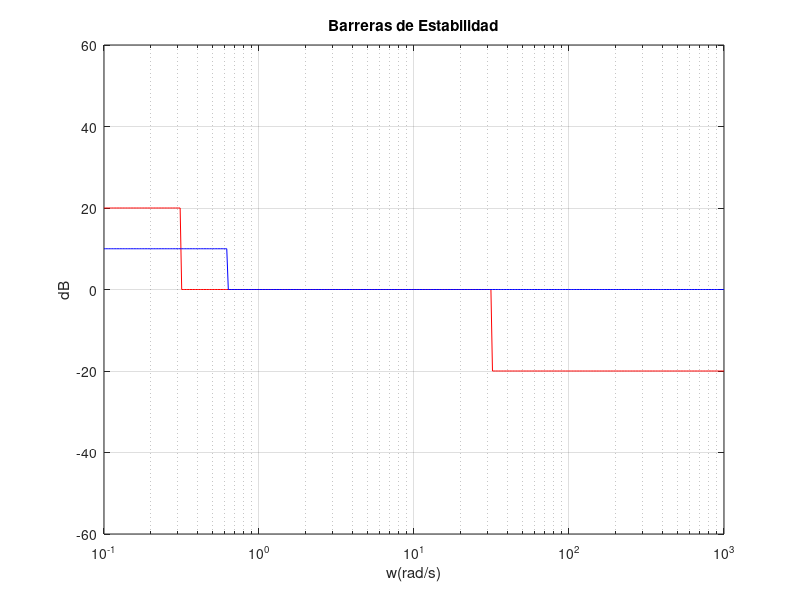
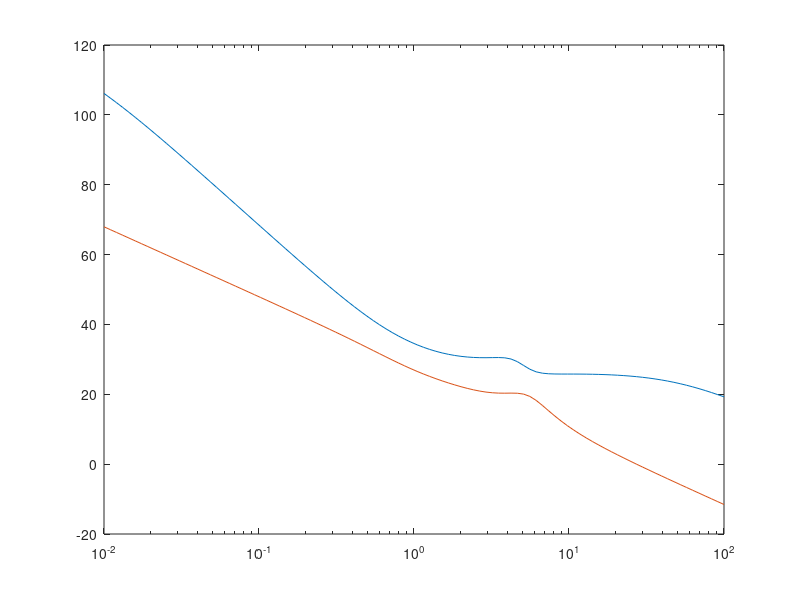
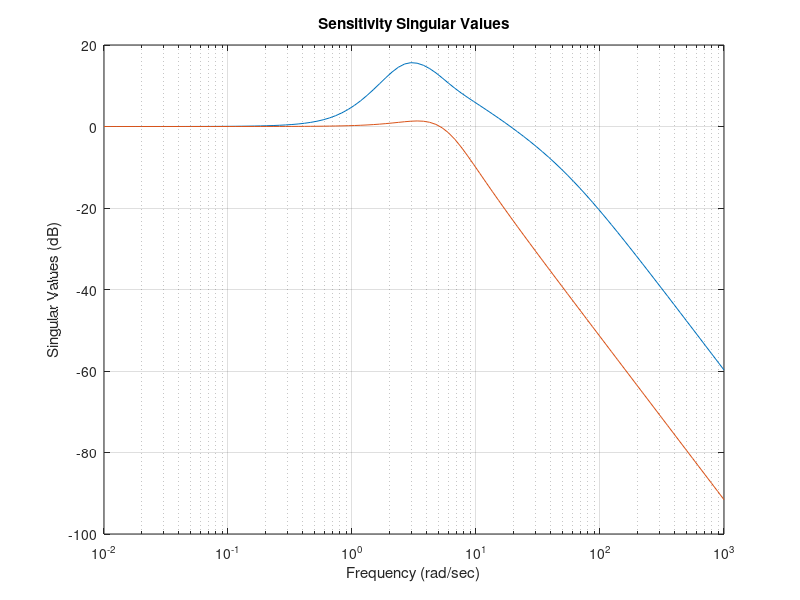
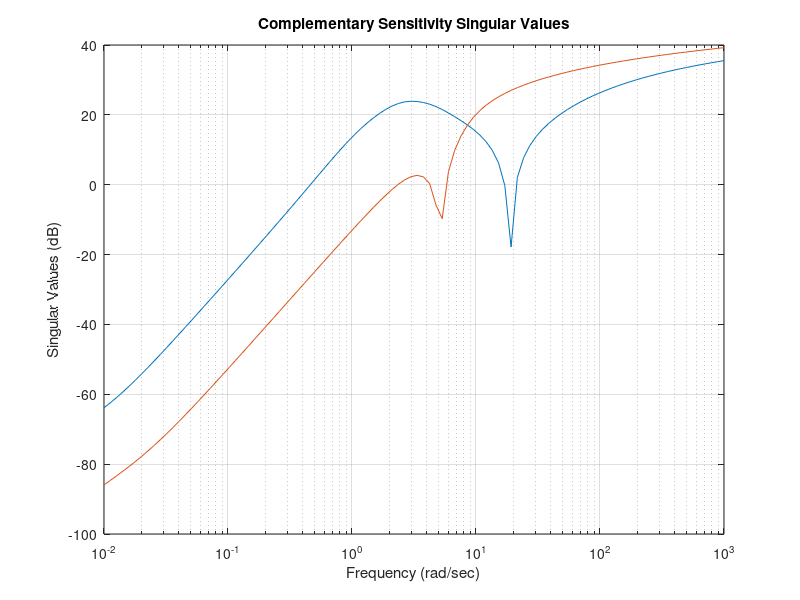

Here is the MATLAB script that generated these plots, in order:
clear

Ap=[-50.424 -7.4588    416.4347   0        -926.3487   -450.407;
    -0.1845 -2.794     -18.8738   0        0           -29.2377;
    0       1          -0.2266   -0.0067   0           -0.219;
    1       0          0         0         0           0;
    0       0          0         0         0           0;
    0       0          0         0         0           0];
Bp=[0 0;
    0 0;
    0 0;
    0 0;
    1 0;
    0 1];
Cp=[0         0          0            1     0            0;
    0         0          -26.8638     0     0            -2.5965;
    1         0          0            0     0            0;
    0         1          0            0     0            0;
   -50.424    -7.4588    416.4347     0     -926.3487   -450.407;
   -0.1845    -2.794     -18.8738     0     0           -29.2377];
Dp=[0 0;
    0 0;
    0 0;
    0 0;
    0 0;
    0 0];

sys=ss(Ap,Bp,Cp,Dp);

[ns,nc]=size(Bp)  %ns= number of inputs; nc=number of controls
%checking controllability and observability
[i,j] = size(Ap);
%e=[B, AB, A^2 B,..., A^(n-1) B]
e = ctrb(Ap,Bp);
rankC=rank(e);

if i == rankC 
    disp('Continuous System is Controllable')
end
%o=[C; CA; CA^2;...; CA^(n-1) ]
o = obsv(Ap, Cp);
rankO=rank(o);
if j == rankO 
    disp('Continuous System is Observable')
end

% 2. Calculo de los polos y ceros de tranmision.
    [p,z]=pzmap(sys)
    % plot the poles and zeros
    figure; pzmap(sys)


% 3. Calculo de las barreras de estabilidad y desempeño
    w=logspace(-1,3,400);
    a=50;b=200;c=150;
    x1=20*ones(1,a); x2=60*zeros(1,b); x3=-20*ones(1,c);
    xt=[x1 x2 x3];
    x4=[10*ones(1,80) 0*zeros(1,320)];
    % barreras de estabilidad

    semilogx(w, xt,'r')
    ylim([-60,60])
    grid;
    hold on;
    semilogx(w,x4,'b')
    title('Barreras de Estabilidad')
    xlabel('w(rad/s)')
    ylabel('dB')

    hold off;

% 4. Calculo de los valores singulares de la planta
    w=logspace(-2,2,100);
    sv=sigma(sys,w);
    vsmax(1)=max(sv(1,:));    vsmin(1)=min(sv(1,:));
    vsmax(2)=max(sv(2,:));    vsmin(2)=min(sv(2,:));
    vsmax     %vector de valores singulares maximos
    vsmin     %vector de valores singulares min

% 5. Plotee los valores singulares máximos y mínimos de GN en relación a la frecuencia. 
    % compute singular values and plot
    w=logspace(-2,2,100);
    svalues=sigma(sys,w);
    V=svalues(:,51); %VALORES SINGULARES EN 1 RAD/S
    svalues=20*log10(sv);
    figure;
    semilogx(w,svalues)

% 6. Diseñe un controlador óptimo LQR (lineal cuadrático), asumiend que conoce todos los estados
    %QL=[5 0;0 2];
    QL=Cp'*Cp;
    %Q=eye(4,4);
    rho=1e-1; %Cheap control recovery parameter
    %RL=[4 0;0 1]
    RL = rho*eye(nc); %Control Weigthing Matrix
    [G, ~, ~] = lqr(sys,QL,RL)
%G=[-1.085 0.1660 -0.3516 0.5581 -0.007 0.1214;
%-0.5397 -1.3119 -0.1294 -7.1731 -0.0001 -0.7172];
% 7. Diseñe un observador de estados determinístico considerando que solamente es posible medir algunos estados de la planta

    QO=eye(6);
    RO=0.01*eye(6);
    [H, ~, ~] = lqe(sys,QO,RO)
    
% 8. Con el controlador y el observador proyectados anteriormente, forme la estructura del compensador K(s)

    K11=[Ap-Bp*G];  
    K12=[-Bp*G];    
    K21=[H*Cp]; 
    K22=[Ap-H*Cp-Bp*G];   

    AK=[K11 K12;K21 K22];  
    BK=[zeros(6,6);-H];    
    CK=[Cp zeros(6,6)];     
    DK=0;
 
    sysK=ss(AK,BK,CK,DK)
    
    
% 9. Plotee las curvas de sensibilidad S y T y de la función de malla GNK. Evalúe si estas respetan las barreras de desempeño (realice gráficos superpuestos)

    al=[zeros(2,4) zeros(2,4); Bp Ap];
    bl=[eye(2,2) zeros(2,4) ;zeros(6,6)];
    cl=[zeros(6,2) Cp];
    dl=0;

    w=logspace(-2,3,100);
    sv = sigma(ss(al-bl*cl, bl, -cl,dl),w);
    sv = 20*log10(sv);
    figure
    semilogx(w, sv)
    title('Sensitivity Singular Values')
    grid
    xlabel('Frequency (rad/sec)')
    ylabel('Singular Values (dB)')


    svc = sigma(ss(al-bl*cl, bl, -cl, 0*dl),w);
    svc = 20*log10(sv);
    figure
    semilogx(w,svc)
    title('Complementary Sensitivity Singular Values')
    grid
    xlabel('Frequency (rad/sec)')
    ylabel('Singular Values (dB)')

% 10. Plotee la respuesta del sistema controlado en función del tiempo frente a una entrada escalón unitario, quiere decir el compensador K y la planta GN en realimentación
    OL=sysK*sys;
    temp=eye(6,6) +[ OL zeros(6,4)];
    CL=[zeros(6,4) OL]*inv(temp);
    t=(0:0.1:10);
    [NC DC]=ss2tf(CL);
    TF1=tf(NC(1,1),DC(1,1));
    TF2=tf(NC(1,2),DC(1,2));
    TF3=tf(NC(2,1),DC(2,1));
    TF4=tf(NC(2,2),DC(2,2));
    t=[0:0.1:5];

    figure
    subplot(2,2,1)
    step(TF1,t)
    title('Funcion Transferencia INPUT 1 OUTPUT 1')
    subplot(2,2,2)
    step(TF2,t)
    title('Funcion Transferencia INPUT 1 OUTPUT 2')
    subplot(2,2,3)
    step(TF3,t)
    title('Funcion Transferencia INPUT 2 OUTPUT 1')
    subplot(2,2,4)
    step(TF4,t)
    title('Funcion Transferencia INPUT 2 OUTPUT 2')